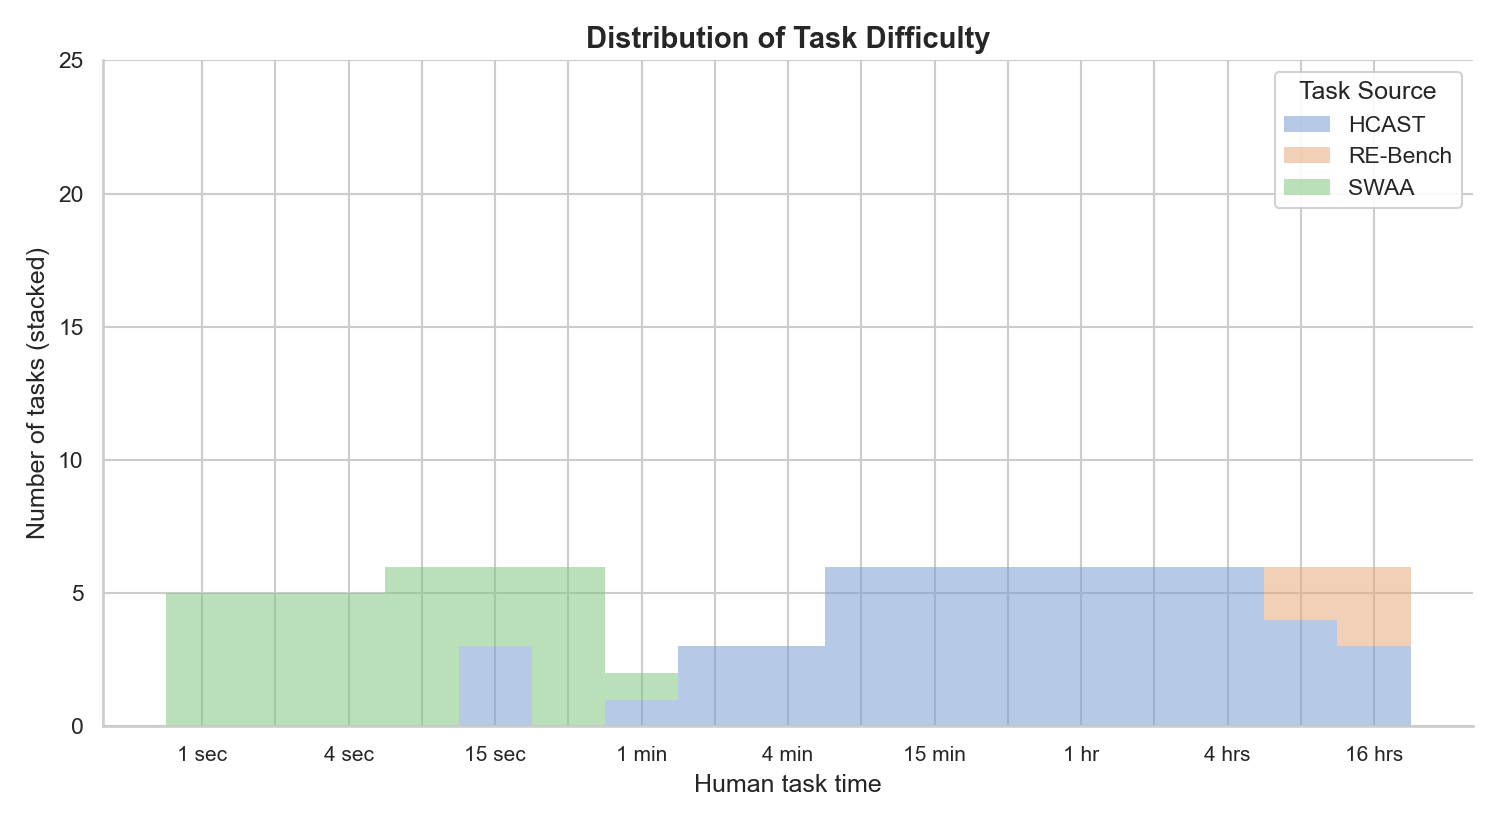

The Python source for this figure:
"""Plot stacked histogram after flattening by removing from tallest bars."""

import matplotlib
matplotlib.use("Agg")  # non-interactive backend

import seaborn as sns
import matplotlib.pyplot as plt
import matplotlib.ticker as ticker
import numpy as np

# Buckets in order
buckets = [
    "1s", "2s", "3s", "4s", "8s", "16s", "32s",
    "1m", "2m", "4m", "8m", "16m", "32m",
    "1hr", "2hr", "4hr", "8hr",
]

# Source breakdown per bucket: {bucket: (SWAA, HCAST, RE-Bench)}
source_data = {
    "1s":  (6, 0, 0),
    "2s":  (6, 0, 0),
    "3s":  (20, 0, 0),
    "4s":  (21, 0, 0),
    "8s":  (7, 4, 0),
    "16s": (7, 0, 0),
    "32s": (1, 1, 0),
    "1m":  (0, 3, 0),
    "2m":  (0, 3, 0),
    "4m":  (0, 6, 0),
    "8m":  (0, 16, 0),
    "16m": (0, 14, 0),
    "32m": (0, 20, 0),
    "1hr": (0, 9, 0),
    "2hr": (0, 6, 0),
    "4hr": (0, 8, 2),
    "8hr": (0, 9, 5),
}

totals = {b: sum(source_data[b]) for b in buckets}
total_sum = sum(totals.values())
assert total_sum == 174, f"Expected 174, got {total_sum}"

# Remove 85 values by shaving from the tallest bars one at a time.
remaining = dict(totals)
to_remove = 85

for _ in range(to_remove):
    tallest = max(remaining, key=remaining.get)
    remaining[tallest] -= 1

removed_per_bucket = {b: totals[b] - remaining[b] for b in buckets}
assert sum(remaining.values()) == 174 - 85 == 89

print("After flattening:")
for b in buckets:
    print(f"  {b}: {totals[b]:2d} -> {remaining[b]:2d}  (removed {removed_per_bucket[b]})")

# Distribute remaining counts across sources proportionally.
final_sources = {}
for b in buckets:
    swaa, hcast, rebench = source_data[b]
    orig = totals[b]
    target = remaining[b]
    to_cut = orig - target

    sources = [swaa, hcast, rebench]
    for _ in range(to_cut):
        idx = max(range(3), key=lambda i: sources[i])
        sources[idx] -= 1

    final_sources[b] = tuple(sources)
    assert sum(sources) == target, f"{b}: expected {target}, got {sum(sources)}"

# Plot stacked bar chart
sns.set_theme(style="whitegrid")
fig, ax = plt.subplots(figsize=(10, 5.5))

x = np.arange(len(buckets))
width = 1.0

swaa_vals = [final_sources[b][0] for b in buckets]
hcast_vals = [final_sources[b][1] for b in buckets]
rebench_vals = [final_sources[b][2] for b in buckets]

# Colors matching the reference image — more saturated, less transparent
c_hcast = "#7B9FD4"
c_rebench = "#E8A87C"
c_swaa = "#82C882"

# Stack: HCAST on bottom, RE-Bench next, SWAA on top
ax.bar(x, hcast_vals, width, label="HCAST", color=c_hcast, alpha=0.55, edgecolor="none")
bottom_re = list(hcast_vals)
ax.bar(x, rebench_vals, width, bottom=bottom_re, label="RE-Bench", color=c_rebench, alpha=0.55, edgecolor="none")
bottom_swaa = [h + r for h, r in zip(hcast_vals, rebench_vals)]
ax.bar(x, swaa_vals, width, bottom=bottom_swaa, label="SWAA", color=c_swaa, alpha=0.55, edgecolor="none")

# X-axis: match the reference figure labels
x_labels = [
    "1 sec", "", "4 sec", "", "15 sec", "",
    "1 min", "", "4 min", "", "15 min", "", "1 hr", "", "4 hrs", "", "16 hrs",
]
ax.set_xticks(x)
ax.set_xticklabels(x_labels, fontsize=10)

# Y-axis: match reference (0, 5, 10, 15, 20, 25)
ax.set_ylim(0, 25)
ax.set_yticks([0, 5, 10, 15, 20, 25])

ax.set_xlabel("Human task time", fontsize=12)
ax.set_ylabel("Number of tasks (stacked)", fontsize=12)
ax.set_title("Distribution of Task Difficulty", fontsize=14, fontweight="bold")
ax.legend(title="Task Source", loc="upper right", framealpha=0.9)

sns.despine(ax=ax)
plt.tight_layout()

out_path = "/Users/alex/Library/CloudStorage/Dropbox/Code/experiments/histogram_plot.png"
plt.savefig(out_path, dpi=150)
print(f"\nSaved to {out_path}")
